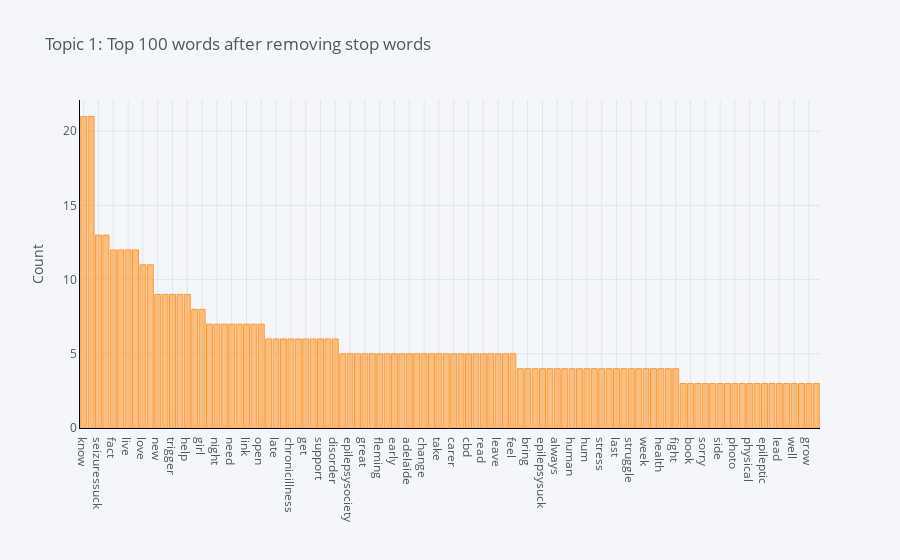

The notebook cell saved with this chart:
### Code cell
plot_model(lda, plot = 'frequency', topic_num = 'Topic 1')

### Figure 1 — Plotly figure (JSON) as saved in the notebook; plotly's stock layout.template omitted (floating-point values rounded to 4 significant figures)
{"data": [{"name": "count", "text": "", "y": [21, 21, 13, 13, 12, 12, 12, 12, 11, 11, 9, 9, 9, 9, 9, 8, 8, 7, 7, 7, 7, 7, 7, 7, 7, 6, 6, 6, 6, 6, 6, 6, 6, 6, 6, 5, 5, 5, 5, 5, 5, 5, 5, 5, 5, 5, 5, 5, 5, 5, 5, 5, 5, 5, 5, 5, 5, 5, 5, 4, 4, 4, 4, 4, 4, 4, 4, 4, 4, 4, 4, 4, 4, 4, 4, 4, 4, 4, 4, 4, 4, 3, 3, 3, 3, 3, 3, 3, 3, 3, 3, 3, 3, 3, 3, 3, 3, 3, 3, 3], "marker": {"color": "rgba(255, 153, 51, 0.6)", "line": {"color": "rgba(255, 153, 51, 1.0)", "width": 1}}, "x": ["know", "share", "seizuressuck", "today", "fact", "child", "live", "little", "love", "find", "new", "time", "trigger", "quote", "help", "thank", "girl", "endepilepsy", "night", "reply", "need", "pain", "link", "inspiration", "open", "life", "late", "deal", "chronicillness", "sleep", "get", "first", "support", "also", "disorder", "emotion", "epilepsysociety", "epilepsystrong", "great", "funding", "fleming", "epilepsyuk", "early", "keep", "adelaide", "knowsudepnow", "change", "way", "take", "care", "carer", "die", "cbd", "remember", "read", "cope", "leave", "depression", "feel", "epilepsyfamily", "bring", "brain", "epilepsysuck", "boy", "always", "depresion", "human", "invisible", "hum", "respect", "stress", "learn", "last", "scary", "struggle", "short", "week", "heart", "health", "follow", "fight", "bad", "book", "alone", "sorry", "son", "side", "episode", "photo", "say", "physical", "come", "epileptic", "myth", "lead", "keepfighte", "well", "epilepsyfact", "grow", "young"], "type": "bar", "orientation": "v"}], "layout": {"title": {"text": "Topic 1: Top 100 words after removing stop words", "font": {"color": "#4D5663"}}, "paper_bgcolor": "#F5F6F9", "plot_bgcolor": "#F5F6F9", "yaxis": {"tickfont": {"color": "#4D5663"}, "title": {"text": "Count", "font": {"color": "#4D5663"}}, "showgrid": true, "zerolinecolor": "#E1E5ED", "gridcolor": "#E1E5ED", "linecolor": "black"}, "xaxis": {"tickfont": {"color": "#4D5663"}, "title": {"text": "", "font": {"color": "#4D5663"}}, "showgrid": true, "zerolinecolor": "#E1E5ED", "gridcolor": "#E1E5ED", "linecolor": "black"}, "legend": {"bgcolor": "#F5F6F9", "font": {"color": "#4D5663"}}}}
